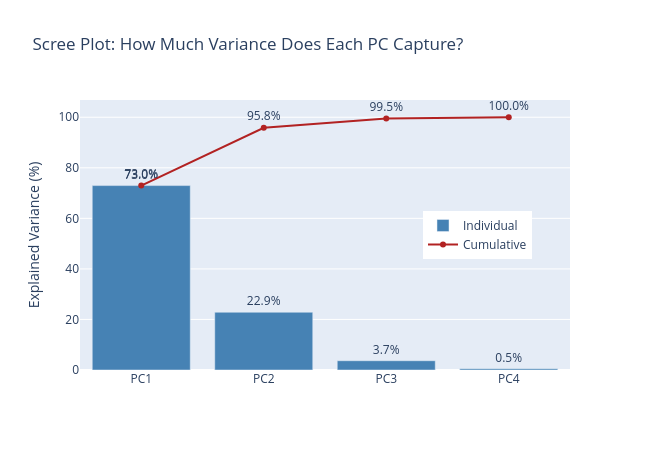

Here is the notebook cell this chart was saved with:
### Code cell
# Scree plot — how much variance each PC captures
explained_var = eigenvalues / eigenvalues.sum() * 100
cumulative_var = np.cumsum(explained_var)

fig = go.Figure()
fig.add_trace(go.Bar(
    x=[f'PC{i+1}' for i in range(4)],
    y=explained_var,
    name='Individual',
    marker_color='steelblue',
    text=[f'{v:.1f}%' for v in explained_var],
    textposition='outside'
))
fig.add_trace(go.Scatter(
    x=[f'PC{i+1}' for i in range(4)],
    y=cumulative_var,
    name='Cumulative',
    marker_color='firebrick',
    mode='lines+markers+text',
    text=[f'{v:.1f}%' for v in cumulative_var],
    textposition='top center'
))
fig.update_layout(
    title='Scree Plot: How Much Variance Does Each PC Capture?',
    yaxis_title='Explained Variance (%)',
    height=450, width=650,
    legend=dict(x=0.7, y=0.5)
)
fig.show()

### Figure 1 — Plotly figure (JSON) as saved in the notebook; plotly's stock layout.template omitted (floating-point values rounded to 4 significant figures)
{"data": [{"marker": {"color": "steelblue"}, "name": "Individual", "text": ["73.0%", "22.9%", "3.7%", "0.5%"], "textposition": "outside", "type": "bar", "x": ["PC1", "PC2", "PC3", "PC4"], "y": [72.96, 22.85, 3.669, 0.5179]}, {"marker": {"color": "firebrick"}, "mode": "lines+markers+text", "name": "Cumulative", "text": ["73.0%", "95.8%", "99.5%", "100.0%"], "textposition": "top center", "type": "scatter", "x": ["PC1", "PC2", "PC3", "PC4"], "y": [72.96, 95.81, 99.48, 100.0]}], "layout": {"height": 450, "legend": {"x": 0.7, "y": 0.5}, "title": {"text": "Scree Plot: How Much Variance Does Each PC Capture?"}, "width": 650, "yaxis": {"title": {"text": "Explained Variance (%)"}}}}
